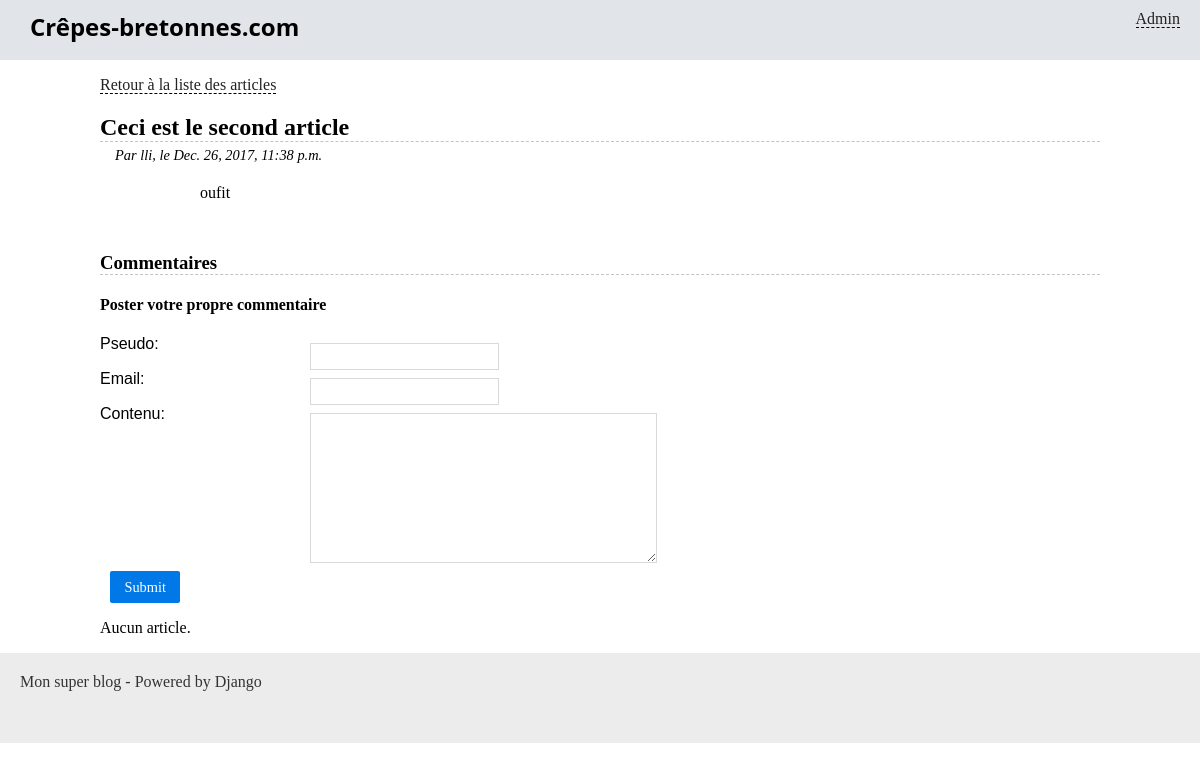
The page /blog/blog/ceci-est-le-second-article/ on the database its author committed.
### blog/models.py (models this page shows, shortened)
class Article(models.Model):
    titre = models.CharField(max_length=100)
    slug = models.SlugField()
    auteur = models.CharField(max_length=42)
    contenu = models.TextField(null=True)
    date = models.DateTimeField(verbose_name="Date de parution",
                                auto_now_add=True, auto_now=False)
    is_visible = models.BooleanField(verbose_name="Article publié ?",
                                     default=False)
    categorie = models.ForeignKey('Categorie', on_delete=models.CASCADE)

### blog/views.py (the view, shortened to what this page needs)
# urls.py: path('blog/<slug:slug>/', views.lire_article, name='blog_lire'),
def lire_article(request, slug):
    article = get_object_or_404(Article, slug=slug)
    commentaires = Comment.objects.filter(article__id=article.id, is_visible=True).order_by('-date')#[:4]
    form = CommentForm(request.POST or None)
    return render(request, 'blog/lire_article.html', locals())

### blog/forms.py
class CommentForm(forms.ModelForm):
    class Meta:
        model = Comment
        fields = ('pseudo', 'email', 'contenu')

### blog/templates/blog/lire_article.html (shortened to what this page needs)
{% extends "blog/base.html" %}
{% block content %}
	<p>
		<a href="{% url 'accueil' %}">Retour à la liste des articles</a>
	</p>
	<h2 class="titre-article">{{ article.titre }}</h2>
	<p class="infos-article">Par {{ article.auteur }}, le {{ article.date }}</p>
	<div class="contenu-article">
		{{ article.contenu|safe }}
	</div>
	<h3 class="titre-comments">Commentaires</h3>
	<h4>Poster votre propre commentaire</h4>
	<form  method="post" class="pure-form"  action=".">
		{{ form.as_p }}
		<p style="text-align:center">
			<input class="pure-button pure-button-primary" type="submit" />
		</p>
	</form>
	{% for commentaire in commentaires %}
		<div class="commentaire">
			<p class="infos-comment">Par {{ commentaire.pseudo }}, le {{ commentaire.date }}</p>
			<p class="contenu-comment">{{ commentaire.contenu|safe }}</p>
		</div>
	{% empty %}
		<p>Aucun article.</p>
	{% endfor %}
{% endblock %}

### blog/static/blog/styles.css (style rules this page uses)
* { box-sizing: border-box; }
body { margin: 0; padding: 0; }
a { color: #222; border-bottom: 1px dashed #000; text-decoration: none; }
form label { display: block; float: left; font-weight: lighter; width: 200px; text-align: justify; font-family: Arvo, Arial; }
form input, form select, form textarea { border: 1px solid #d9d9d9; color: #343434; float: left; margin: 8px 10px 0px 10px; padding: 5px; }
form textarea { height: 150px; }
form p { clear: both; }
.titre-article, .titre-comments { border-bottom: 1px dashed #c3c3c3; margin-bottom: 0; }
.infos-article { margin: 5px 0 0 15px; font-style: italic; font-size: 0.9em; }
.titre-comments { margin-top: 50px; }
.contenu-article { margin: 20px auto; width: 80%; }
input[type="submit"] { background-color: #0078E7; color: #FFF; font-family: Verdana; font-size: 0.9em; padding: 0.5em 1em; border: 0px none transparent; text-decoration: none; border-radius: 2px; display: inline-block; }

### rows shown on the page
Article: titre "Ceci est le second article", auteur "lli", date "Dec. 26, 2017, 11:38 p.m.", contenu "oufit"
